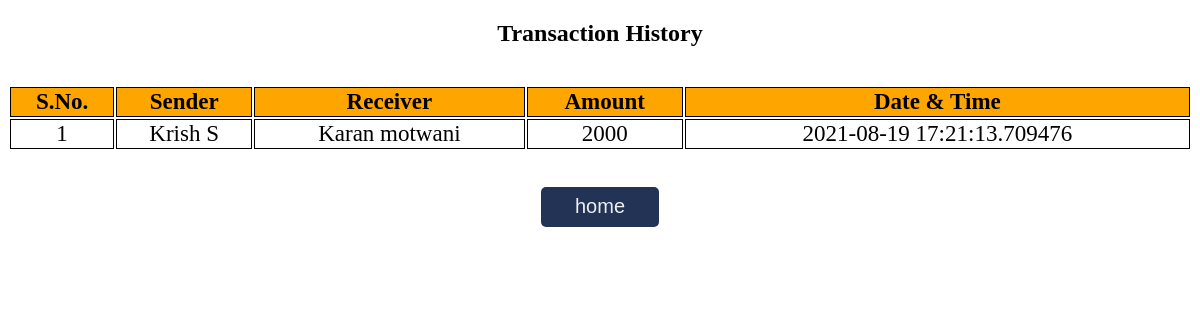
The page /history.php on the database its author committed.
### tables this page shows
CREATE TABLE `transfer` (
  `sr.no` int(40) NOT NULL,
  `sender` varchar(40) NOT NULL,
  `receiver` varchar(40) NOT NULL,
  `balance` int(11) NOT NULL,
  `date_time` datetime(6) NOT NULL DEFAULT current_timestamp(6)
);

### history.php (the view, shortened to what this page needs)
<!DOCTYPE html>
<html lang="en">
<head>
</head>
<body>
  <section class="bg">
  <center><h1>Transaction History</center></h1>
       <br>
    <table>
        <thead>
            <tr>
                <th>S.No.</th>
                <th>Sender</th>
                <th>Receiver</th>
                <th>Amount</th>
                <th>Date & Time</th>
            </tr>
        </thead>
        <tbody>
        <?php
            include 'config.php';
            $sql ="select * from transfer";
            $query =mysqli_query($conn, $sql);
            while($rows = mysqli_fetch_assoc($query))
            {
        ?>
            <tr>
            <td class="py-2"><?php echo $rows['sr.no']; ?></td>
            <td class="py-2"><?php echo $rows['sender']; ?></td>
            <td class="py-2"><?php echo $rows['receiver']; ?></td>
            <td class="py-2"><?php echo $rows['balance']; ?> </td>
            <td class="py-2"><?php echo $rows['date_time']; ?> </td>
        <?php
            }
        ?>
        </tbody>
    </table>
  </section>
  <br><br>
  <form action="index.php" method="post"/>
    <center><button name="submit" type="submit" id="myBtn">home</button></center>
</body>
</html>

### history.php (style rules this page uses)
table { border-color: black; border: 2px; width: 100%; font-family:"Times New Roman", Times, serif; font-size: 23px; text-align: center; }
th { background-color: orange; }
th, td { border: 1px solid black; }
button { border-radius: 5px; border:0; background:#235; color:#eee; line-height:37px; height:40px; width: 10%; cursor:pointer; font-size: 20px; }

### rows shown on the page
transfer: no "1", sender "Krish S", receiver "Karan motwani", balance "2000", date_time "2021-08-19 17:21:13.709476"
